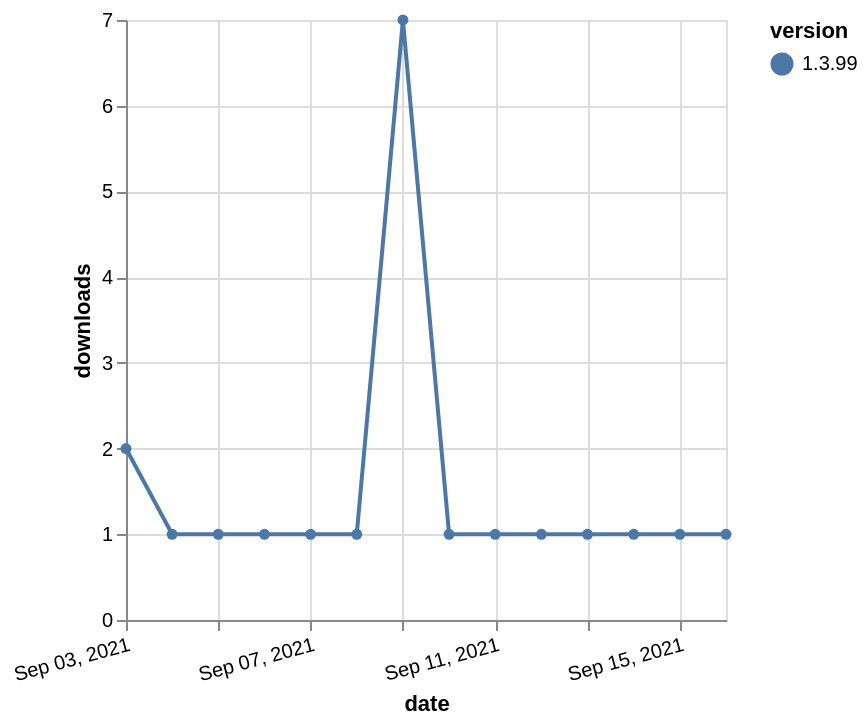

The specification (Vega-Lite) saved for this image:
### Vega-Lite specification from a JSON file in a GitHub repository (floating-point values rounded to 4 significant figures)
{"$schema": "https://vega.github.io/schema/vega-lite/v5.json", "description": "A simple bar chart with embedded data.", "data": {"values": [{"date": "2021-09-03", "total": 504, "delta": 2, "version": "1.3.99"}, {"date": "2021-09-04", "total": 505, "delta": 1, "version": "1.3.99"}, {"date": "2021-09-05", "total": 506, "delta": 1, "version": "1.3.99"}, {"date": "2021-09-06", "total": 507, "delta": 1, "version": "1.3.99"}, {"date": "2021-09-07", "total": 508, "delta": 1, "version": "1.3.99"}, {"date": "2021-09-08", "total": 509, "delta": 1, "version": "1.3.99"}, {"date": "2021-09-09", "total": 516, "delta": 7, "version": "1.3.99"}, {"date": "2021-09-10", "total": 517, "delta": 1, "version": "1.3.99"}, {"date": "2021-09-11", "total": 518, "delta": 1, "version": "1.3.99"}, {"date": "2021-09-12", "total": 519, "delta": 1, "version": "1.3.99"}, {"date": "2021-09-13", "total": 520, "delta": 1, "version": "1.3.99"}, {"date": "2021-09-14", "total": 521, "delta": 1, "version": "1.3.99"}, {"date": "2021-09-15", "total": 522, "delta": 1, "version": "1.3.99"}, {"date": "2021-09-16", "total": 523, "delta": 1, "version": "1.3.99"}]}, "width": "container", "mark": {"type": "line", "point": {"filled": true}}, "encoding": {"x": {"field": "date", "type": "temporal", "timeUnit": "yearmonthdate", "title": "date", "axis": {"labelAngle": -15}}, "y": {"field": "delta", "type": "quantitative", "title": "downloads"}, "color": {"field": "version", "type": "nominal"}, "tooltip": {"field": "delta"}}}
